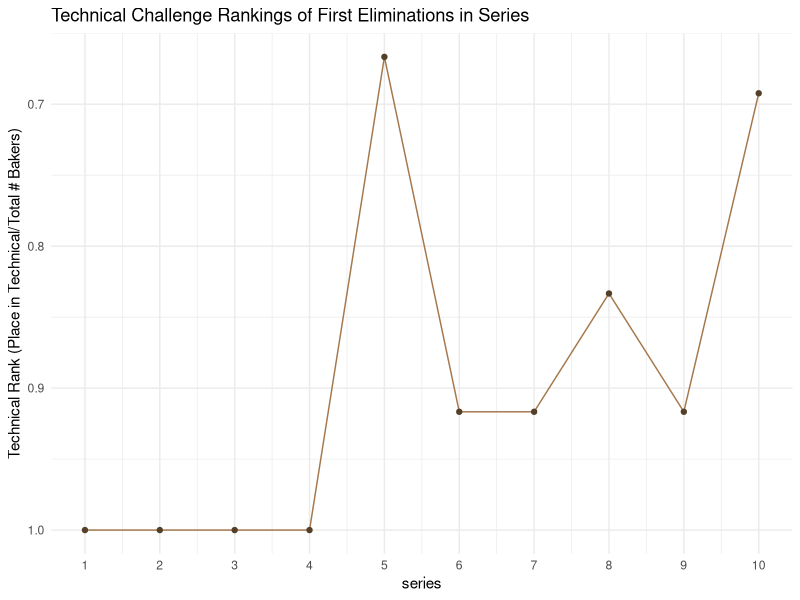

Source code (R):
library(tidyverse)

first_eliminations <- read_csv("derived_data/first_eliminations.csv")

technical_losses <- first_eliminations %>%
    na.omit() %>%
    mutate(technical_rank = technical/bakers_appeared)

# Bigger number = worse ranking

technical_losses_plot <- ggplot(technical_losses, aes(x = series, y = technical_rank)) +
    geom_line(color = "#a5774c") +
    geom_point(color = "#543f29") +
    scale_x_continuous(breaks = 1:10) +
    scale_y_continuous(trans = "reverse") +
    theme_minimal() +
    ylab(label = "Technical Rank (Place in Technical/Total # Bakers)") +
    labs(title = "Technical Challenge Rankings of First Eliminations in Series")

ggsave("figures/first_losers_technicals.png", plot = technical_losses_plot)
